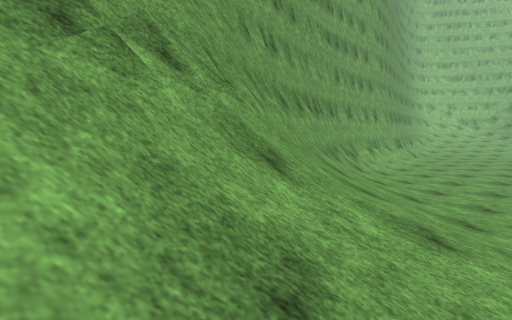
[1] (above)

17 first-person views from a walk through a 3-D level made in the Unity game engine. The camera is 1.2 m above the floor, tilts 6° down and sees 85° across. The floor is counted in squares, 2 m on a side. Each view is taken from the middle of a square. On the plan, view 1 faces up. The plan holds only what a view shows up to about 9 squares ahead; the rest is blank. The place goes on beyond the plan. The player character is not drawn. Surface patterns are stand-ins for the level's own textures.

[2]
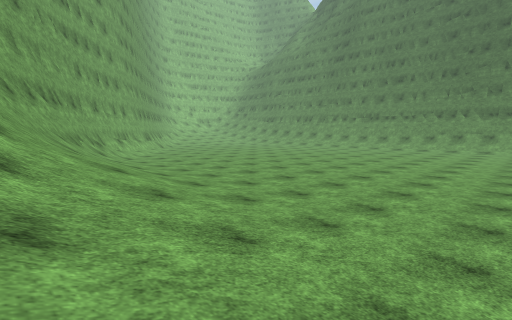

[3]
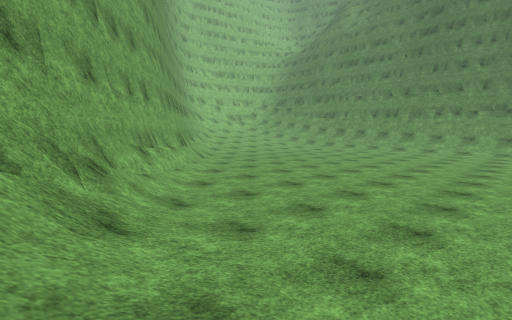

[4]
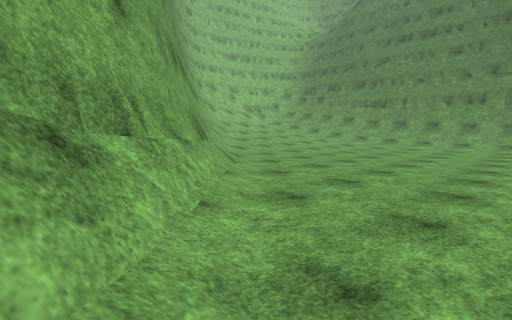

[5]
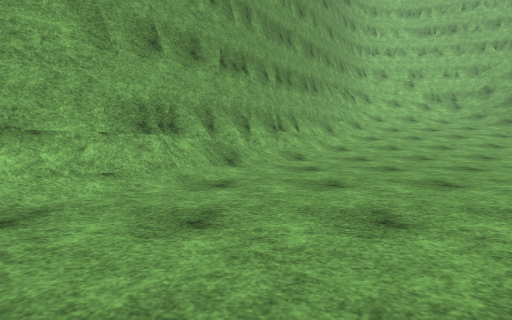

[6]
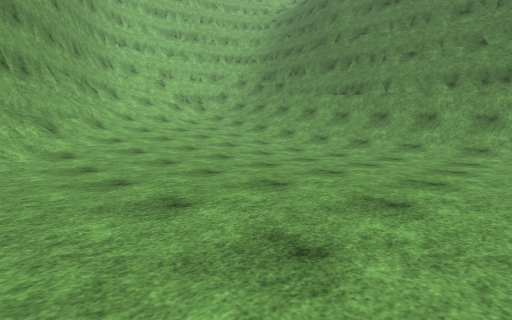

[7]
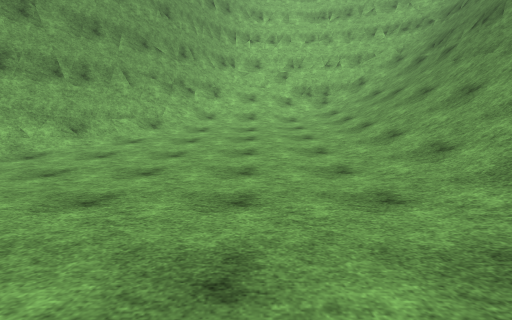

[8]
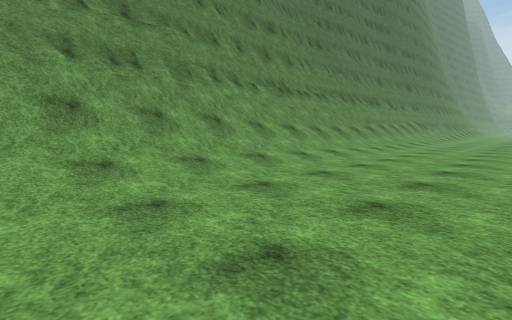

[9]
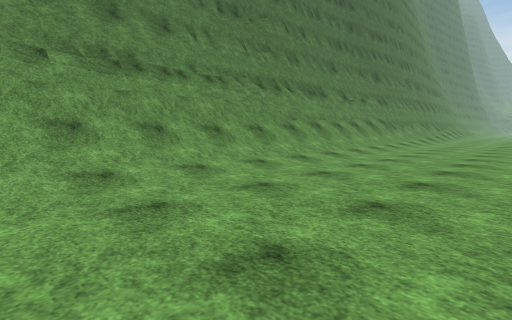

[10]
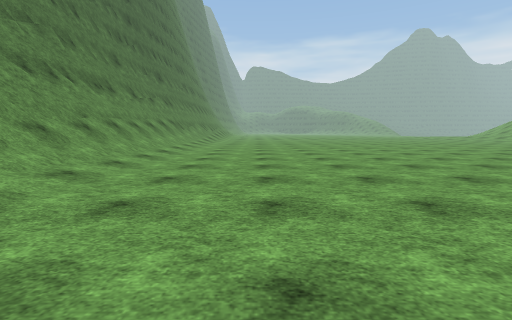

[11]
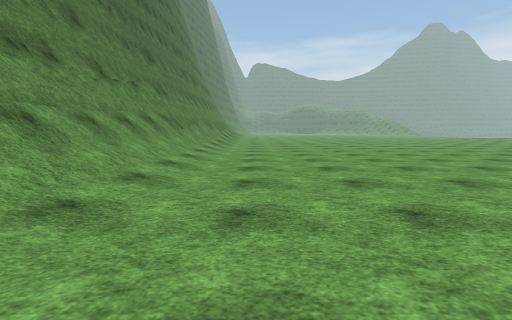

[12]
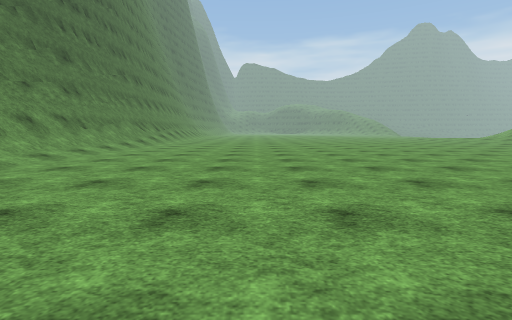

[13]
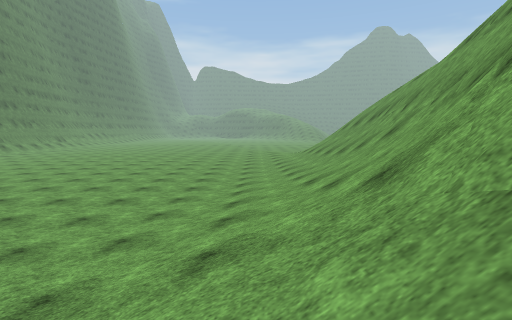

[14]
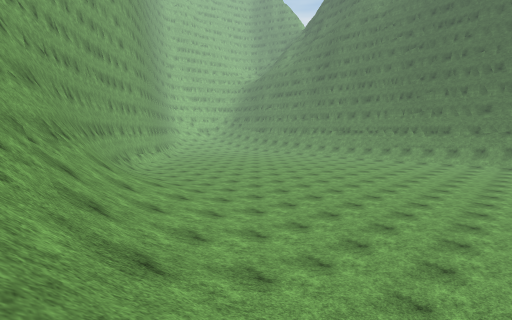

[15]
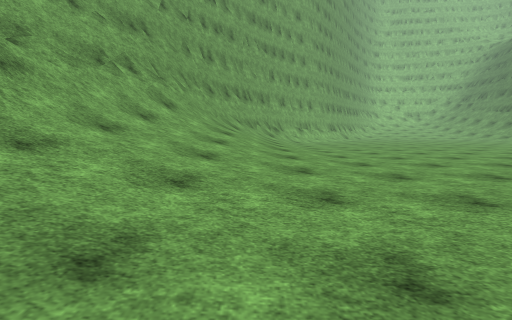

[16]
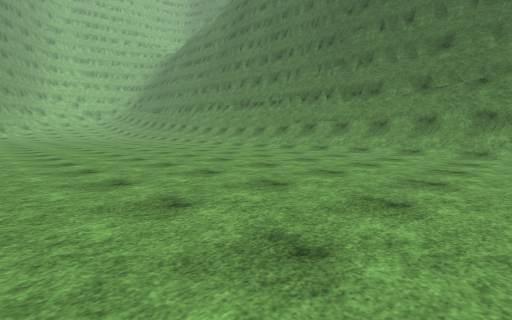

[17]
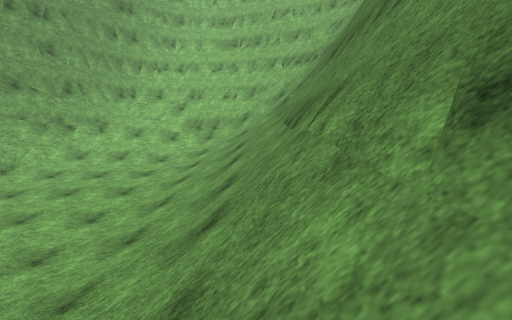

### Floor plan
Key: @ floor where view 1 was taken; # wall or solid block; . main floor; : floor 0.25 m higher than the main floor; + floor 0.75 m higher than the main floor; * floor 1 m higher than the main floor; % floor 1.5 m higher than the main floor; / step, stairs or slope; = window, fence, low wall or low ledge; v drop or lower ground.
Columns run from 4 left of view 1 to 20 right of it. Each row starts with its distance up from view 1.
 20                ##///////#
 19               ##///%///##
 18              ##/****///##
 17              ##+++++///#
 16             ##/:::++///#
 15            ##/....::///#
 14           ##/.......///#
 13           #/........://#
 12          ##.........://#
 11         ##...........//#
 10        ##/...........//#
  9       ##/............//#
  8       ##.............//#
  7      ##/.............//#
  6    v #/:.............//#
  5    v##/:.............//#
  4     #//:.............//#
  3   v##//:.............//#
  2    #///:.............//#
  1   ##//+............../##
  0  v#/@/:............../##
 -1  v#///:............../##
 -2  v#//+.............../##
 -3  /=//:.............../##
 -4 /////:.............../##
 -5 /////................/#

Where each view was taken, in squares from view 1:
view 1: 0 up, 0 right, facing up
view 2: 2 down, 0 right, facing up-right
view 3: 5 up, 2 right, facing up-right
view 4: 9 up, 4 right, facing up-right
view 5: 9 up, 8 right, facing up
view 6: 10 up, 9 right, facing up-right
view 7: 11 up, 14 right, facing up
view 8: 13 up, 13 right, facing down-right
view 9: 8 up, 13 right, facing down-right
view 10: 8 up, 14 right, facing down
view 11: 4 up, 15 right, facing down
view 12: 4 up, 12 right, facing down
view 13: 4 up, 1 right, facing down
view 14: 5 down, 2 left, facing up-right
view 15: 4 down, 2 right, facing up
view 16: 5 down, 9 right, facing up-right
view 17: 11 up, 18 right, facing up
